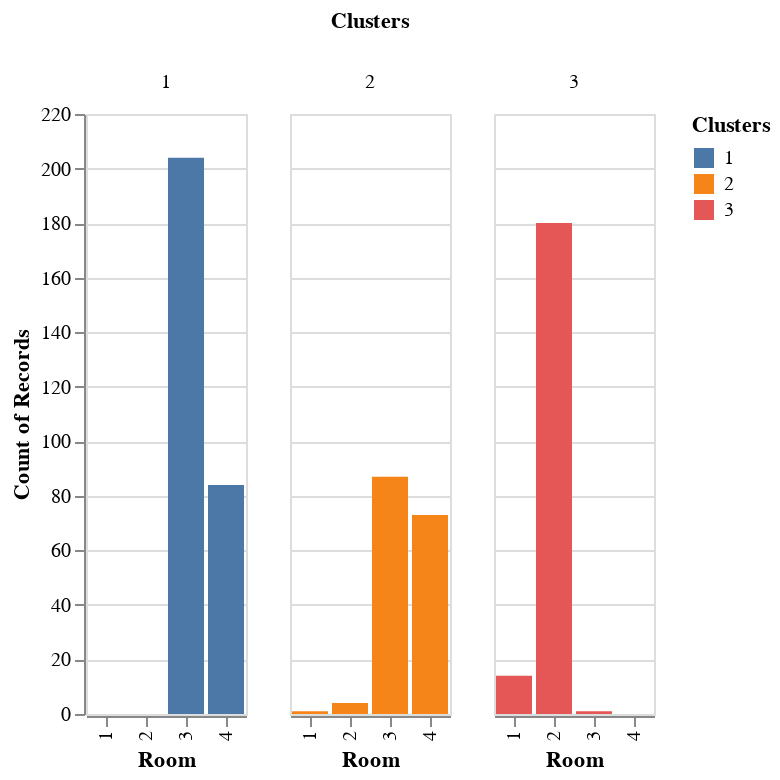

Notebook code for this chart:
### Code cell
Room

### Figure 1 — Vega-Lite specification as saved in the notebook (floating-point values rounded to 4 significant figures; data arrays with more than 128 entries replaced by an {"elided": "..."} marker saying what was removed)
{"config": {"view": {"continuousWidth": 400, "continuousHeight": 300}}, "data": {"name": "data-eb9ce62f79087c9df985196d4a54831b"}, "mark": "bar", "encoding": {"color": {"field": "Clusters", "type": "nominal"}, "column": {"field": "Clusters", "type": "nominal"}, "x": {"field": "Room", "type": "ordinal"}, "y": {"aggregate": "count", "type": "quantitative"}}, "height": 300, "width": 80, "$schema": "https://vega.github.io/schema/vega-lite/v4.17.0.json", "datasets": {"data-eb9ce62f79087c9df985196d4a54831b": {"elided": "648 records"}}}
